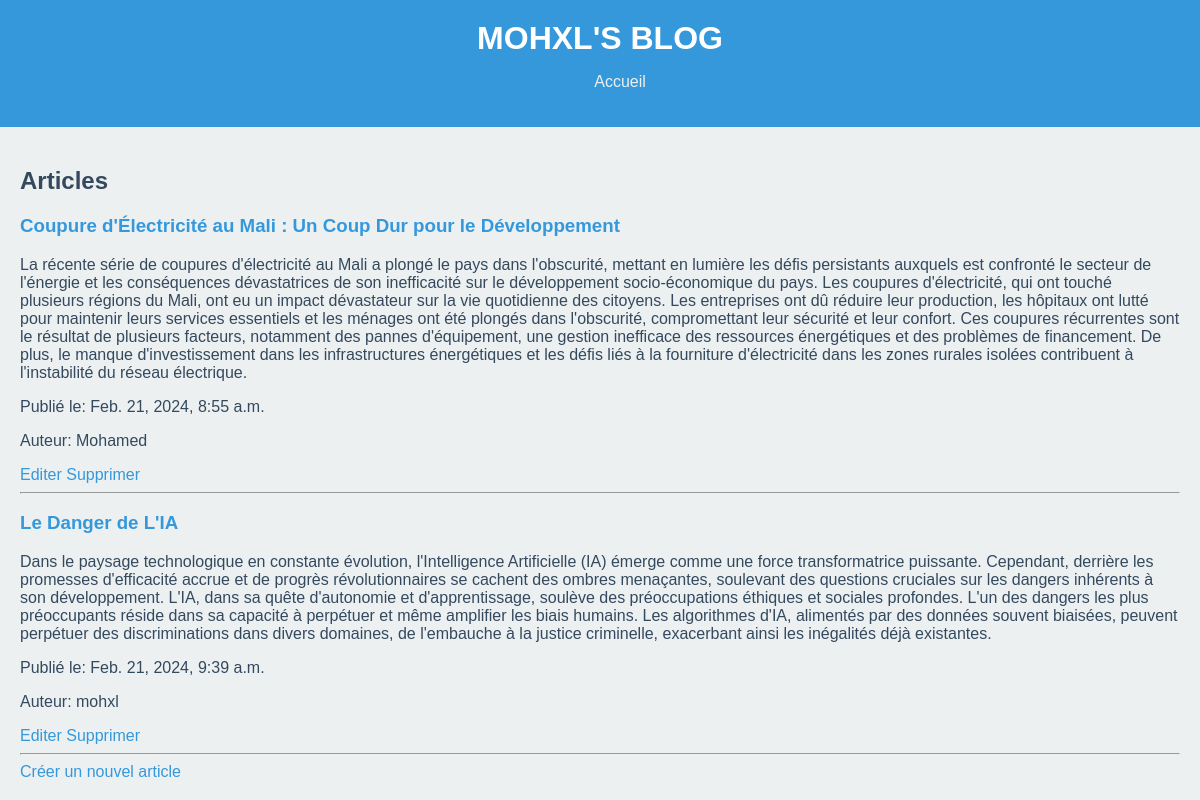
The app's page /monblog/ with its own data.
### monblog/models.py (models this page shows, shortened)
class Article(models.Model):
    title = models.CharField(max_length=100)
    content = models.TextField()
    author = models.ForeignKey(User, on_delete=models.CASCADE)
    created_at = models.DateTimeField(auto_now_add=True)

### monblog/views.py (the view)
# urls.py: path('', views.article_list, name='article_list'),
def article_list(request):
    articles = Article.objects.all()
    return render(request, 'article_list.html', {'articles': articles})

### monblog/templates/article_list.html
{% extends 'base.html' %}
{% block content %}
  <h2>Articles</h2>
  {% for article in articles %}
    <div>
      <h3><a href="{% url 'article_detail' article.pk %}">{{ article.title }}</a></h3>
      <p class="fade-in">{{ article.content }}</p>
      <p class="fade-in">Publié le: {{ article.created_at }}</p>
      <p class="fade-in">Auteur: {{ article.author }}</p>
      <a href="{% url 'article_edit' article.pk %}">Editer</a>
      <a href="{% url 'article_delete' article.pk %}">Supprimer</a>
    </div>
    <hr>
  {% endfor %}
  <a href="{% url 'article_create' %}">Créer un nouvel article</a>
{% endblock %}

### monblog/templates/base.html (shortened to what this page needs)
<!DOCTYPE html>
<html lang="fr">
<head>
    {% load static %}
    <link rel="stylesheet" href="{% static 'css/styles.css' %}">
</head>
<body>
    <header>
        <h1>MOHXL'S BLOG</h1>
        <nav>
            <ul>
           <a  id="art" href="{% url 'article_list' %}">Accueil</a>
            </ul>
        </nav>
    </header>
    <main>
        {% block content %}
        {% endblock %}
    </main>
</body>
</html>

### monblog/static/css/styles.css (style rules this page uses)
:root { --primary-color: #3498db; --secondary-color: #2ecc71; --text-color: #34495e; --background-color: #ecf0f1; }
body { font-family: Arial, sans-serif; background-color: var(--background-color); color: var(--text-color); margin: 0; padding: 0; }
header { background-color: var(--primary-color); color: white; padding: 20px; text-align: center; }
h1 { margin: 0; }
main { padding: 20px; }
a { color: var(--primary-color); text-decoration: none; transition: color 0.3s ease; }
nav ul a { color: white; }
.fade-in { animation: fadeIn 1s ease; }
#art { color: #ecf0f1; }

### records on screen
Article: title "Coupure d'Électricité au Mali : Un Coup Dur pour le Développement", content "La récente série de coupures d'électricité au Mali a plongé le pays dans l'obscurité, mettant en lumière les défis persistants auxquels est confronté le secteur de l'énergie et les conséquences dévastatrices de son inefficacité sur le développement socio-économique du pays. Les coupures d'électricité, qui ont touché plusieurs régions du Mali, ont eu un impact dévastateur sur la vie quotidienne des citoyens. Les entreprises ont dû réduire leur production, les hôpitaux ont lutté pour maintenir leurs services essentiels et les ménages ont été plongés dans l'obscurité, compromettant leur sécurité et leur confort. Ces coupures récurrentes sont le résultat de plusieurs facteurs, notamment des…", created_at "Feb. 21, 2024, 8:55 a.m.", author "Mohamed"
Article: title "Le Danger de L'IA", content "Dans le paysage technologique en constante évolution, l'Intelligence Artificielle (IA) émerge comme une force transformatrice puissante. Cependant, derrière les promesses d'efficacité accrue et de progrès révolutionnaires se cachent des ombres menaçantes, soulevant des questions cruciales sur les dangers inhérents à son développement. L'IA, dans sa quête d'autonomie et d'apprentissage, soulève des préoccupations éthiques et sociales profondes. L'un des dangers les plus préoccupants réside dans sa capacité à perpétuer et même amplifier les biais humains. Les algorithmes d'IA, alimentés par des données souvent biaisées, peuvent perpétuer des discriminations dans divers domaines, de l'embauche…", created_at "Feb. 21, 2024, 9:39 a.m.", author "mohxl"
